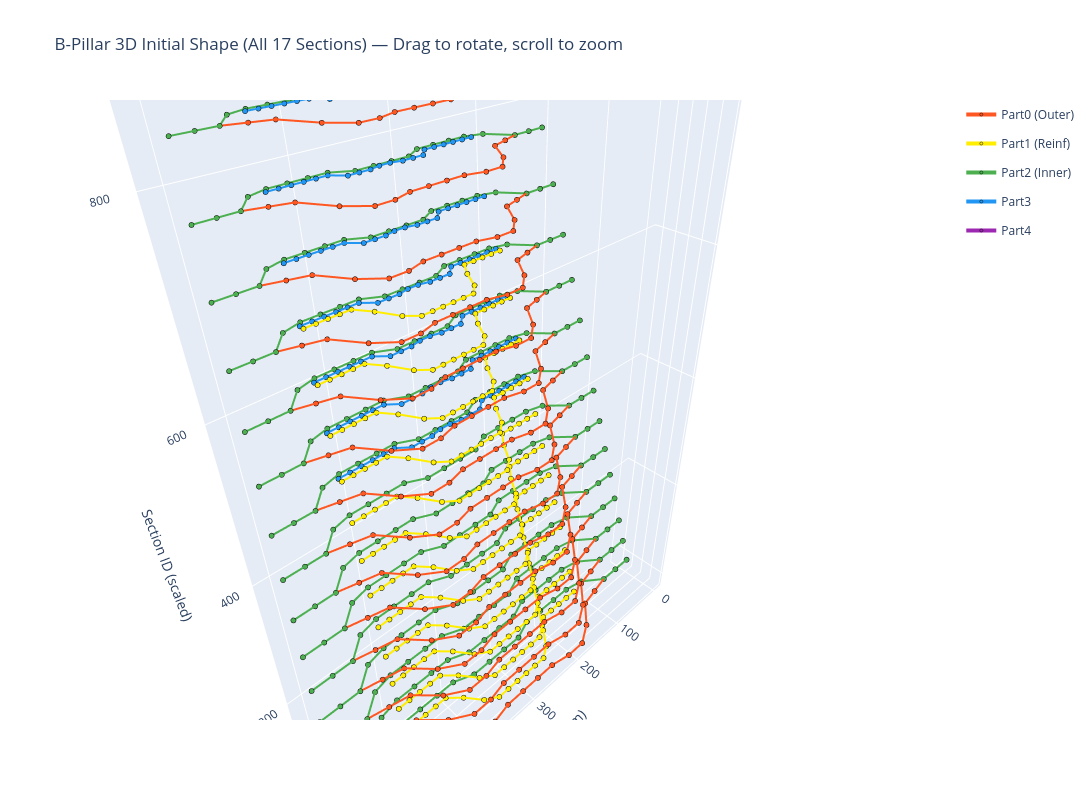

This figure's notebook cell:
### Code cell
#!/usr/bin/env python
# coding: utf-8
"""
B-Pillar 초기 단면(Initial Section) 시각화
─────────────────────────────────────────
AI_design_v0.py의 노드 생성 로직(lower_section / upper_section 기반 보간)만 재현하여
학습 이전의 "초기 좌표"를 시각화한다.

출력:
  1) 섹션별 2D 단면 plot (17개, 하나의 figure에 subplot으로 배치)
  2) 17개 섹션을 종합한 3D plot (matplotlib, 회전/확대 가능한 인터랙티브 창)
  3) 17개 섹션을 종합한 3D plot (plotly, 브라우저에서 회전/확대/HTML로 저장)
"""

import math
import numpy as np
import matplotlib.pyplot as plt

# ══════════════════════════════════════════════════════════════════
# 초기 형상 정의 (AI_design_v0.py 그대로)
# ══════════════════════════════════════════════════════════════════

parts_in_sections = {
    0:  [0, 1, 2],
    1:  [0, 1, 2],
    2:  [0, 1, 2],
    3:  [0, 1, 2],
    4:  [0, 1, 2],
    5:  [0, 1, 2],
    6:  [0, 1, 2],
    7:  [0, 1, 2],
    8:  [0, 1, 2, 3],
    9:  [0, 1, 2, 3],
    10: [0, 1, 2, 3],
    11: [0, 1, 2, 3],
    12: [0, 2, 3],
    13: [0, 2, 3],
    14: [0, 2, 3],
    15: [0, 2, 3, 4],
    16: [0, 2, 3, 4],
}

lower_section = {
    0: [[  0.  ,   0.  ], [ 31.56,   0.  ], [ 63.12,   0.  ], [ 94.68,   6.  ],
        [126.24,  12.  ], [157.92,  42.  ], [189.48,  60.  ], [221.04,  60.  ],
        [252.6 ,  54.  ], [284.16,  54.  ], [315.84,  54.  ], [347.4 ,  54.  ],
        [378.96,  60.  ], [410.52,  60.  ], [442.08,  42.  ], [473.64,  12.  ],
        [505.32,   6.  ], [536.88,   0.  ], [568.44,   0.  ], [600.  ,   0.  ]],
    1: [[120.  , -18.  ], [138.96, -18.  ], [157.92, -18.  ], [176.76, -18.  ],
        [195.72, -18.  ], [214.8 ,   0.  ], [233.64,  24.  ], [252.6 ,  36.  ],
        [271.56,  36.  ], [290.52,  36.  ], [309.48,  36.  ], [328.44,  36.  ],
        [347.4 ,  36.  ], [366.36,  24.  ], [385.2 ,   0.  ], [404.16, -18.  ],
        [423.24, -18.  ], [442.08, -18.  ], [461.04, -18.  ], [480.  , -18.  ]],
    2: [[  0.  ,   0.  ], [ 31.56,   0.  ], [ 63.12,   0.  ], [ 94.68, -24.  ],
        [126.36, -30.  ], [157.92, -30.  ], [189.48, -30.  ], [221.04, -30.  ],
        [252.6 , -18.  ], [284.16, -18.  ], [315.84, -18.  ], [347.4 , -18.  ],
        [378.96, -30.  ], [410.52, -30.  ], [442.08, -30.  ], [473.64, -30.  ],
        [505.32, -24.  ], [536.88,   0.  ], [568.44,   0.  ], [600.  ,   0.  ]]
}

upper_section = {
    0: [[300.  ,   0.  ], [315.78,   0.  ], [331.56,   0.  ], [347.34,   6.  ],
        [363.12,  12.  ], [378.96,  42.  ], [394.74,  60.  ], [410.52,  60.  ],
        [426.3 ,  54.  ], [442.08,  54.  ], [457.92,  54.  ], [473.7 ,  54.  ],
        [489.48,  60.  ], [505.26,  60.  ], [521.04,  42.  ], [536.82,  12.  ],
        [552.66,   6.  ], [568.44,   0.  ], [584.22,   0.  ], [600.  ,   0.  ]],
    4: [[360.  , -18.  ], [369.48, -18.  ], [378.96, -18.  ], [388.38, -18.  ],
        [397.86, -18.  ], [407.4 ,   0.  ], [416.82,  24.  ], [426.3 ,  36.  ],
        [435.78,  36.  ], [445.26,  36.  ], [454.74,  36.  ], [464.22,  36.  ],
        [473.7 ,  36.  ], [483.18,  24.  ], [492.6 ,   0.  ], [502.08, -18.  ],
        [511.62, -18.  ], [521.04, -18.  ], [530.52, -18.  ], [540.  , -18.  ]],
    3: [[360.  , -24.  ], [369.48, -24.  ], [378.96, -24.  ], [388.38, -24.  ],
        [397.86, -24.  ], [407.4 , -24.  ], [416.82, -12.  ], [426.3 , -12.  ],
        [435.78, -12.  ], [445.26, -15.  ], [454.74, -15.  ], [464.22, -12.  ],
        [473.7 , -12.  ], [483.18, -12.  ], [492.6 , -24.  ], [502.08, -24.  ],
        [511.62, -24.  ], [521.04, -24.  ], [530.52, -24.  ], [540.  , -24.  ]],
    2: [[300.  ,   0.  ], [315.78,   0.  ], [331.56,   0.  ], [347.34, -24.  ],
        [363.18, -30.  ], [378.96, -30.  ], [394.74, -30.  ], [410.52, -30.  ],
        [426.3 , -18.  ], [442.08, -18.  ], [457.92, -18.  ], [473.7 , -18.  ],
        [489.48, -30.  ], [505.26, -30.  ], [521.04, -30.  ], [536.82, -30.  ],
        [552.66, -24.  ], [568.44,   0.  ], [584.22,   0.  ], [600.  ,   0.  ]]
}

num_sections = len(parts_in_sections)
num_nodes = 20

part_name = {0: 'Part0 (Outer)', 1: 'Part1 (Reinf)', 2: 'Part2 (Inner)', 3: 'Part3', 4: 'Part4'}
color_map = {0: '#FF5722', 1: '#FFEE00', 2: '#4CAF50', 3: '#2196F3', 4: '#9C27B0'}


def build_initial_coords():
    """AI_design_v0.py 노드 생성 로직(초기 좌표 부분)만 재현."""
    coords = {}  # (section, part) -> np.ndarray [num_nodes, 2]
    for section in range(num_sections):
        for part in parts_in_sections[section]:
            pts = np.zeros((num_nodes, 2), dtype=float)
            for i in range(num_nodes):
                if part in [0, 2]:
                    x_coord = i / 19 * (600.0 - (300 / (num_sections - 1)) * section) \
                              + (300 / (num_sections - 1)) * section
                else:
                    x_coord = i / 19 * (360 - (180 / (num_sections - 1)) * section) \
                              + 120 + (240 / (num_sections - 1)) * section

                if part == 1:
                    y_coord = upper_section[4][i][1]
                else:
                    y_coord = upper_section[part][i][1]

                if section == 16:
                    x_coord = upper_section[part][i][0]
                    y_coord = upper_section[part][i][1]
                elif section == 0:
                    x_coord = lower_section[part][i][0]
                    y_coord = lower_section[part][i][1]

                pts[i] = [x_coord, y_coord]
            coords[(section, part)] = pts
    return coords


coords = build_initial_coords()


# ══════════════════════════════════════════════════════════════════
# 1) 섹션별 2D 단면 plot
# ══════════════════════════════════════════════════════════════════

def plot_sections_2d(coords):
    n_cols = 4
    n_rows = math.ceil(num_sections / n_cols)
    fig, axes = plt.subplots(n_rows, n_cols, figsize=(4 * n_cols, 3.5 * n_rows))
    axes = axes.flatten()

    for section in range(num_sections):
        ax = axes[section]
        for part in parts_in_sections[section]:
            pts = coords[(section, part)]
            ax.plot(pts[:, 0], pts[:, 1], '-o', ms=3,
                    color=color_map[part], label=part_name[part])
        ax.set_title(f'Section {section}', fontsize=10, fontweight='bold')
        ax.set_xlabel('X (mm)', fontsize=8)
        ax.set_ylabel('Y (mm)', fontsize=8)
        ax.tick_params(labelsize=7)
        ax.set_aspect('equal')
        ax.grid(True, alpha=0.3)
        ax.legend(fontsize=6, loc='upper right')

    for k in range(num_sections, len(axes)):
        axes[k].axis('off')

    fig.suptitle('B-Pillar Initial Cross Sections (0 ~ 16)', fontsize=14, fontweight='bold')
    plt.tight_layout()
    return fig


# ══════════════════════════════════════════════════════════════════
# 2) 17개 섹션 종합 3D plot (matplotlib — 회전/확대 가능)
# ══════════════════════════════════════════════════════════════════

def plot_sections_3d_matplotlib(coords, z_coef=60.0):
    fig = plt.figure(figsize=(12, 8))
    ax = fig.add_subplot(111, projection='3d')

    for section in range(num_sections):
        z = section * z_coef
        for part in parts_in_sections[section]:
            pts = coords[(section, part)]
            ax.plot(pts[:, 0], pts[:, 1], zs=z, zdir='z',
                    color=color_map[part], linewidth=1.5, alpha=0.9)
            ax.scatter(pts[:, 0], pts[:, 1], zs=z, zdir='z',
                       c=color_map[part], s=12, edgecolors='k', linewidths=0.4)

    handles = [plt.Line2D([0], [0], color=color_map[p], lw=2, label=part_name[p])
               for p in color_map]
    ax.legend(handles=handles, loc='center left', bbox_to_anchor=(1.05, 0.5))

    ax.set_xlabel('X (mm)')
    ax.set_ylabel('Y (mm)')
    ax.set_zlabel('Section ID (scaled)')
    ax.set_title('B-Pillar 3D Initial Shape (All 17 Sections)', fontsize=14, fontweight='bold')
    ax.set_xlim(-50, 650)
    ax.set_ylim(-90, 150)
    ax.view_init(elev=25, azim=-60)
    plt.tight_layout()
    return fig


# ══════════════════════════════════════════════════════════════════
# 3) 17개 섹션 종합 3D plot (plotly — 브라우저 인터랙티브, HTML 저장)
# ══════════════════════════════════════════════════════════════════

def plot_sections_3d_plotly(coords, z_coef=60.0, out_html='initial_section_3d.html'):
    import plotly.graph_objects as go

    fig = go.Figure()
    shown_legend = set()

    for section in range(num_sections):
        z = section * z_coef
        for part in parts_in_sections[section]:
            pts = coords[(section, part)]
            show_legend = part not in shown_legend
            shown_legend.add(part)
            fig.add_trace(go.Scatter3d(
                x=pts[:, 0], y=pts[:, 1], z=np.full(len(pts), z),
                mode='lines+markers',
                line=dict(color=color_map[part], width=4),
                marker=dict(size=3, color=color_map[part], line=dict(color='black', width=0.5)),
                name=part_name[part],
                legendgroup=part_name[part],
                showlegend=show_legend,
                hovertemplate=f'Section {section}, {part_name[part]}<br>x=%{{x:.1f}}, y=%{{y:.1f}}<extra></extra>',
            ))

    fig.update_layout(
        title='B-Pillar 3D Initial Shape (All 17 Sections) — Drag to rotate, scroll to zoom',
        scene=dict(
            xaxis_title='X (mm)',
            yaxis_title='Y (mm)',
            zaxis_title='Section ID (scaled)',
            aspectmode='data',
        ),
        width=1100, height=800,
    )
    fig.write_html(out_html)
    print(f"Saved interactive 3D plot to: {out_html}")
    return fig


if __name__ == "__main__":
    fig_2d = plot_sections_2d(coords)
    fig_3d_mpl = plot_sections_3d_matplotlib(coords)

    try:
        fig_3d_plotly = plot_sections_3d_plotly(coords)
        fig_3d_plotly.show()
    except ImportError:
        print("plotly가 설치되어 있지 않아 3번(plotly) plot은 건너뜁니다. `pip install plotly`로 설치 가능합니다.")

    plt.show()
